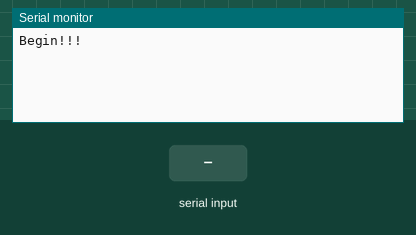
Recording of a sketch running on a simulated ESP8266 (NodeMCU). Parts: the last lines printed to the serial monitor. Inputs (shaded band) come from the test bench.

Above: at 6.2 s.
6.3 s: "1" received over the second serial link
At 6.9 s:
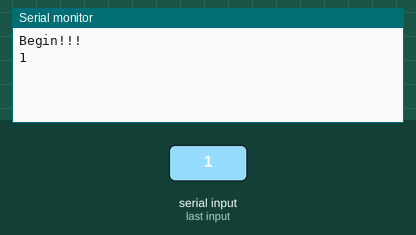
7.8 s: "0" received over the second serial link
At 9.3 s:
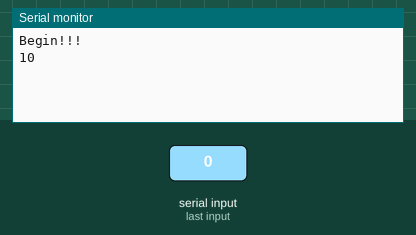

Measured:
- after the input at 6.3 s, the serial monitor: prints a new line at once (image 1)
- after the input at 7.8 s, the serial monitor: prints a new line at once (image 2)

The sketch:

SIM5320E.ino
```cpp
#include <ESP8266WiFi.h>
#include "SoftwareSerial.h"

#define RX_PIN  D1
#define TX_PIN  D2

SoftwareSerial sim5320e(RX_PIN, TX_PIN, false, 256);

void setup() {
  delay(5000);

  Serial.begin(9600);
  sim5320e.begin(9600);

  Serial.println("\nBegin!!!\n");
}

void loop() {
  while(sim5320e.available()) {
    Serial.write(sim5320e.read());
  }

  while(Serial.available()) {
    //Serial.write(Serial.read());
    sim5320e.write(Serial.read());
  }
}
```
